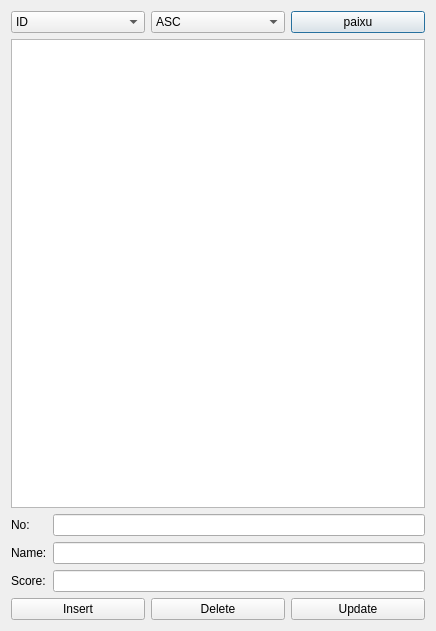
<?xml version="1.0" encoding="UTF-8"?>
<ui version="4.0">
 <class>StudentDialog</class>
 <widget class="QDialog" name="StudentDialog">
  <property name="geometry">
   <rect>
    <x>0</x>
    <y>0</y>
    <width>436</width>
    <height>631</height>
   </rect>
  </property>
  <property name="windowTitle">
   <string>StudentManage</string>
  </property>
  <layout class="QVBoxLayout" name="verticalLayout">
   <item>
    <layout class="QHBoxLayout" name="horizontalLayout">
     <item>
      <widget class="QComboBox" name="valuecomboBox">
       <item>
        <property name="text">
         <string>ID</string>
        </property>
       </item>
       <item>
        <property name="text">
         <string>Name</string>
        </property>
       </item>
       <item>
        <property name="text">
         <string>Score</string>
        </property>
       </item>
      </widget>
     </item>
     <item>
      <widget class="QComboBox" name="condcomboBox">
       <item>
        <property name="text">
         <string>ASC</string>
        </property>
       </item>
       <item>
        <property name="text">
         <string>DESC</string>
        </property>
       </item>
      </widget>
     </item>
     <item>
      <widget class="QPushButton" name="sortButton">
       <property name="text">
        <string>paixu</string>
       </property>
      </widget>
     </item>
    </layout>
   </item>
   <item>
    <widget class="QTableView" name="tableView"/>
   </item>
   <item>
    <layout class="QGridLayout" name="gridLayout">
     <item row="0" column="0">
      <widget class="QLabel" name="label">
       <property name="text">
        <string>No:</string>
       </property>
      </widget>
     </item>
     <item row="0" column="1">
      <widget class="QLineEdit" name="idEdit">
       <property name="text">
        <string/>
       </property>
      </widget>
     </item>
     <item row="1" column="0">
      <widget class="QLabel" name="label_2">
       <property name="text">
        <string>Name:</string>
       </property>
      </widget>
     </item>
     <item row="1" column="1">
      <widget class="QLineEdit" name="nameEdit">
       <property name="text">
        <string/>
       </property>
      </widget>
     </item>
     <item row="2" column="0">
      <widget class="QLabel" name="label_3">
       <property name="text">
        <string>Score:</string>
       </property>
      </widget>
     </item>
     <item row="2" column="1">
      <widget class="QLineEdit" name="scoreEdit"/>
     </item>
    </layout>
   </item>
   <item>
    <layout class="QHBoxLayout" name="horizontalLayout_2">
     <item>
      <widget class="QPushButton" name="insertButton">
       <property name="text">
        <string>Insert</string>
       </property>
      </widget>
     </item>
     <item>
      <widget class="QPushButton" name="deleteButton">
       <property name="text">
        <string>Delete</string>
       </property>
      </widget>
     </item>
     <item>
      <widget class="QPushButton" name="updateButton">
       <property name="text">
        <string>Update</string>
       </property>
      </widget>
     </item>
    </layout>
   </item>
  </layout>
 </widget>
 <layoutdefault spacing="6" margin="11"/>
 <resources/>
 <connections/>
</ui>
